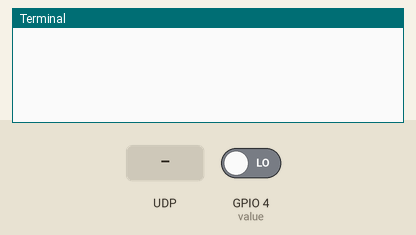
Recording of a program running on a simulated Raspberry Pi (BCM pin numbers). Shown: the last lines printed to the terminal. The test bench sets the inputs (shaded band); at power-on: GPIO 4 (value) LOW.

Above: at 1.2 s.
1.3 s: UDP packet "1" arrives
At 1.8 s:
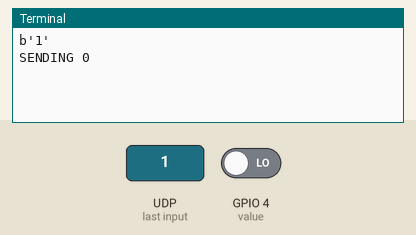
2.8 s: UDP packet "on" arrives
At 4.0 s:
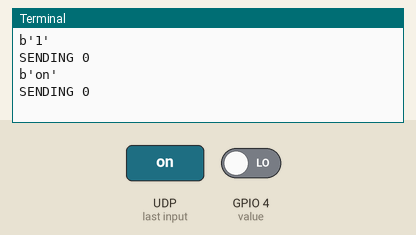
4.3 s: UDP packet "off" arrives
At 5.3 s:
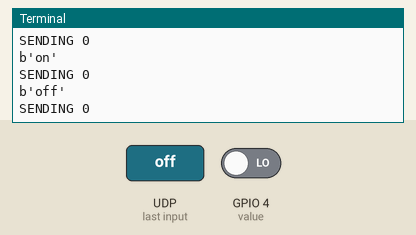

Measured:
- after the input at 1.3 s, the terminal: prints a new line at once (image 1)
- after the input at 2.8 s, the terminal: prints a new line at once (image 2)
- after the input at 4.3 s, the terminal: prints a new line at once (image 3)

The program:

light_attribute_manager.py
```python
#!/usr/bin/python3
'''
******************************************************************************
 * Copyright 2018 IIT-CNR
 *
 * Licensed under the Apache License, Version 2.0 (the "License"); you may not
 * use this file except in compliance with the License.  You may obtain a copy
 * of the License at
 *
 *   http://www.apache.org/licenses/LICENSE-2.0
 *
 * Unless required by applicable law or agreed to in writing, software
 * distributed under the License is distributed on an "AS IS" BASIS, WITHOUT
 * WARRANTIES OR CONDITIONS OF ANY KIND, either express or implied.  See the
 * License for the specific language governing permissions and limitations under
 * the License.
 ******************************************************************************
'''
import RPi.GPIO as GPIO
import time
import socket
import sys
import argparse

#server socket

GPIO.setmode(GPIO.BCM)
GPIO.setup(4, GPIO.IN)
GPIO.setup(7, GPIO.IN)
sock = socket.socket(socket.AF_INET, socket.SOCK_DGRAM)
sock.bind(('', 7890))
while True :
	data,address = sock.recvfrom(128)
	print(data)
	value = GPIO.input(4)
	print("SENDING " + str(value))
	sock.sendto(str(value) +  '\n', address)
```
